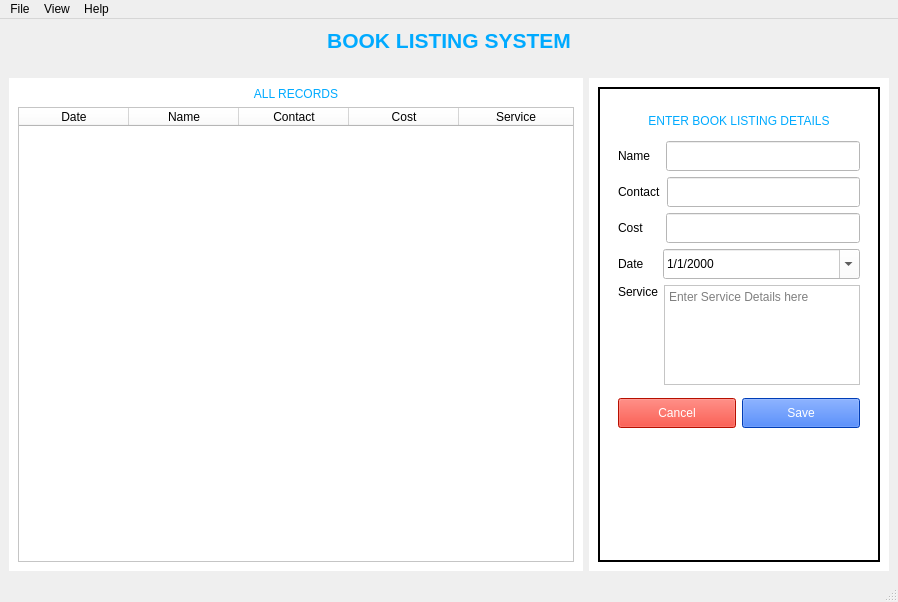
<?xml version="1.0" encoding="UTF-8"?>
<ui version="4.0">
 <class>MainWindow</class>
 <widget class="QMainWindow" name="MainWindow">
  <property name="windowModality">
   <enum>Qt::WindowModal</enum>
  </property>
  <property name="geometry">
   <rect>
    <x>0</x>
    <y>0</y>
    <width>898</width>
    <height>602</height>
   </rect>
  </property>
  <property name="sizePolicy">
   <sizepolicy hsizetype="Preferred" vsizetype="Preferred">
    <horstretch>0</horstretch>
    <verstretch>0</verstretch>
   </sizepolicy>
  </property>
  <property name="windowTitle">
   <string>NA</string>
  </property>
  <property name="windowIcon">
   <iconset>
    <normaloff>Logo.ico</normaloff>Logo.ico</iconset>
  </property>
  <property name="autoFillBackground">
   <bool>true</bool>
  </property>
  <widget class="QWidget" name="centralwidget">
   <property name="sizePolicy">
    <sizepolicy hsizetype="Maximum" vsizetype="Maximum">
     <horstretch>0</horstretch>
     <verstretch>0</verstretch>
    </sizepolicy>
   </property>
   <layout class="QGridLayout" name="gridLayout_6">
    <item row="1" column="2">
     <widget class="QDockWidget" name="dockWidget">
      <property name="maximumSize">
       <size>
        <width>300</width>
        <height>524287</height>
       </size>
      </property>
      <property name="autoFillBackground">
       <bool>false</bool>
      </property>
      <property name="styleSheet">
       <string notr="true">background-color: rgb(255, 255, 255);</string>
      </property>
      <property name="features">
       <set>QDockWidget::DockWidgetMovable</set>
      </property>
      <widget class="QWidget" name="dockWidgetContents_2">
       <layout class="QGridLayout" name="gridLayout_4">
        <item row="0" column="0">
         <widget class="QFrame" name="frame_2">
          <property name="styleSheet">
           <string notr="true">background-color: rgb(255, 255, 255);</string>
          </property>
          <property name="frameShape">
           <enum>QFrame::Box</enum>
          </property>
          <property name="frameShadow">
           <enum>QFrame::Plain</enum>
          </property>
          <property name="lineWidth">
           <number>2</number>
          </property>
          <layout class="QGridLayout" name="gridLayout">
           <item row="0" column="0">
            <widget class="QWidget" name="widget" native="true">
             <property name="autoFillBackground">
              <bool>false</bool>
             </property>
             <property name="styleSheet">
              <string notr="true">border-color: rgb(85, 0, 255);
gridline-color: rgb(85, 255, 255);</string>
             </property>
             <layout class="QGridLayout" name="gridLayout_3">
              <item row="0" column="0">
               <widget class="QLabel" name="label_2">
                <property name="sizePolicy">
                 <sizepolicy hsizetype="Preferred" vsizetype="Fixed">
                  <horstretch>0</horstretch>
                  <verstretch>0</verstretch>
                 </sizepolicy>
                </property>
                <property name="styleSheet">
                 <string notr="true">color: rgb(0, 170, 255);</string>
                </property>
                <property name="text">
                 <string>ENTER BOOK LISTING DETAILS</string>
                </property>
                <property name="alignment">
                 <set>Qt::AlignCenter</set>
                </property>
               </widget>
              </item>
              <item row="2" column="0">
               <layout class="QHBoxLayout" name="horizontalLayout">
                <item>
                 <widget class="QPushButton" name="cancelButton">
                  <property name="minimumSize">
                   <size>
                    <width>0</width>
                    <height>30</height>
                   </size>
                  </property>
                  <property name="mouseTracking">
                   <bool>true</bool>
                  </property>
                  <property name="toolTip">
                   <string>&lt;html&gt;&lt;head/&gt;&lt;body&gt;&lt;p&gt;&lt;br/&gt;&lt;/p&gt;&lt;/body&gt;&lt;/html&gt;</string>
                  </property>
                  <property name="whatsThis">
                   <string>&lt;html&gt;&lt;head/&gt;&lt;body&gt;&lt;p&gt;&lt;span style=&quot; font-size:12pt;&quot;&gt;bd=0&lt;/span&gt;&lt;/p&gt;&lt;/body&gt;&lt;/html&gt;</string>
                  </property>
                  <property name="styleSheet">
                   <string notr="true">background-color: rgb(255, 21, 0);
font: 9pt &quot;Arial Rounded MT Bold&quot;;
color: rgb(255, 255, 255);</string>
                  </property>
                  <property name="text">
                   <string>Cancel</string>
                  </property>
                 </widget>
                </item>
                <item>
                 <widget class="QPushButton" name="saveButton">
                  <property name="minimumSize">
                   <size>
                    <width>0</width>
                    <height>30</height>
                   </size>
                  </property>
                  <property name="mouseTracking">
                   <bool>true</bool>
                  </property>
                  <property name="toolTip">
                   <string>&lt;html&gt;&lt;head/&gt;&lt;body&gt;&lt;p&gt;&lt;br/&gt;&lt;/p&gt;&lt;/body&gt;&lt;/html&gt;</string>
                  </property>
                  <property name="whatsThis">
                   <string>&lt;html&gt;&lt;head/&gt;&lt;body&gt;&lt;p&gt;&lt;span style=&quot; font-size:12pt;&quot;&gt;bd=0&lt;/span&gt;&lt;/p&gt;&lt;/body&gt;&lt;/html&gt;</string>
                  </property>
                  <property name="styleSheet">
                   <string notr="true">background-color: rgb(0, 85, 255);
font: 9pt &quot;Arial Rounded MT Bold&quot;;
color: rgb(255, 255, 255);</string>
                  </property>
                  <property name="text">
                   <string>Save</string>
                  </property>
                 </widget>
                </item>
               </layout>
              </item>
              <item row="1" column="0">
               <layout class="QGridLayout" name="gridLayout_2">
                <item row="4" column="0">
                 <layout class="QHBoxLayout" name="serviceLayout">
                  <item>
                   <widget class="QLabel" name="service">
                    <property name="sizePolicy">
                     <sizepolicy hsizetype="Preferred" vsizetype="Preferred">
                      <horstretch>0</horstretch>
                      <verstretch>0</verstretch>
                     </sizepolicy>
                    </property>
                    <property name="styleSheet">
                     <string notr="true">font: 10pt &quot;Arial Rounded MT Bold&quot;;</string>
                    </property>
                    <property name="text">
                     <string>Service</string>
                    </property>
                    <property name="alignment">
                     <set>Qt::AlignHCenter|Qt::AlignTop</set>
                    </property>
                   </widget>
                  </item>
                  <item>
                   <widget class="QPlainTextEdit" name="serviceEdit">
                    <property name="sizePolicy">
                     <sizepolicy hsizetype="Preferred" vsizetype="Preferred">
                      <horstretch>0</horstretch>
                      <verstretch>0</verstretch>
                     </sizepolicy>
                    </property>
                    <property name="minimumSize">
                     <size>
                      <width>0</width>
                      <height>0</height>
                     </size>
                    </property>
                    <property name="maximumSize">
                     <size>
                      <width>16777215</width>
                      <height>100</height>
                     </size>
                    </property>
                    <property name="overwriteMode">
                     <bool>true</bool>
                    </property>
                    <property name="centerOnScroll">
                     <bool>true</bool>
                    </property>
                    <property name="placeholderText">
                     <string>Enter Service Details here</string>
                    </property>
                   </widget>
                  </item>
                 </layout>
                </item>
                <item row="2" column="0">
                 <layout class="QHBoxLayout" name="costLayout">
                  <item>
                   <widget class="QLabel" name="cost">
                    <property name="styleSheet">
                     <string notr="true">font: 10pt &quot;Arial Rounded MT Bold&quot;;</string>
                    </property>
                    <property name="text">
                     <string>Cost     </string>
                    </property>
                   </widget>
                  </item>
                  <item>
                   <widget class="QLineEdit" name="costEdit">
                    <property name="minimumSize">
                     <size>
                      <width>0</width>
                      <height>30</height>
                     </size>
                    </property>
                   </widget>
                  </item>
                 </layout>
                </item>
                <item row="0" column="0">
                 <layout class="QHBoxLayout" name="nameLayout">
                  <item>
                   <widget class="QLabel" name="name">
                    <property name="styleSheet">
                     <string notr="true">font: 10pt &quot;Arial Rounded MT Bold&quot;;</string>
                    </property>
                    <property name="text">
                     <string>Name   </string>
                    </property>
                   </widget>
                  </item>
                  <item>
                   <widget class="QLineEdit" name="nameEdit">
                    <property name="minimumSize">
                     <size>
                      <width>0</width>
                      <height>30</height>
                     </size>
                    </property>
                   </widget>
                  </item>
                 </layout>
                </item>
                <item row="1" column="0">
                 <layout class="QHBoxLayout" name="contactLayout">
                  <item>
                   <widget class="QLabel" name="contact">
                    <property name="styleSheet">
                     <string notr="true">font: 10pt &quot;Arial Rounded MT Bold&quot;;</string>
                    </property>
                    <property name="text">
                     <string>Contact</string>
                    </property>
                   </widget>
                  </item>
                  <item>
                   <widget class="QLineEdit" name="contactEdit">
                    <property name="minimumSize">
                     <size>
                      <width>0</width>
                      <height>30</height>
                     </size>
                    </property>
                   </widget>
                  </item>
                 </layout>
                </item>
                <item row="3" column="0">
                 <layout class="QHBoxLayout" name="dateLayout">
                  <item>
                   <widget class="QLabel" name="date">
                    <property name="styleSheet">
                     <string notr="true">font: 10pt &quot;Arial Rounded MT Bold&quot;;</string>
                    </property>
                    <property name="text">
                     <string>Date    </string>
                    </property>
                   </widget>
                  </item>
                  <item>
                   <widget class="QDateEdit" name="dateEdit">
                    <property name="sizePolicy">
                     <sizepolicy hsizetype="Expanding" vsizetype="Fixed">
                      <horstretch>0</horstretch>
                      <verstretch>0</verstretch>
                     </sizepolicy>
                    </property>
                    <property name="minimumSize">
                     <size>
                      <width>0</width>
                      <height>30</height>
                     </size>
                    </property>
                    <property name="currentSection">
                     <enum>QDateTimeEdit::DaySection</enum>
                    </property>
                    <property name="displayFormat">
                     <string notr="true">d/M/yyyy</string>
                    </property>
                    <property name="calendarPopup">
                     <bool>true</bool>
                    </property>
                    <property name="currentSectionIndex">
                     <number>0</number>
                    </property>
                   </widget>
                  </item>
                 </layout>
                </item>
               </layout>
              </item>
             </layout>
            </widget>
           </item>
           <item row="1" column="0">
            <widget class="QWidget" name="widget_2" native="true">
             <property name="minimumSize">
              <size>
               <width>0</width>
               <height>0</height>
              </size>
             </property>
             <property name="maximumSize">
              <size>
               <width>16777215</width>
               <height>100</height>
              </size>
             </property>
             <property name="styleSheet">
              <string notr="true"/>
             </property>
             <layout class="QGridLayout" name="gridLayout_7">
              <item row="0" column="0">
               <widget class="QLabel" name="label">
                <property name="font">
                 <font>
                  <pointsize>12</pointsize>
                  <italic>true</italic>
                 </font>
                </property>
                <property name="styleSheet">
                 <string notr="true">color: rgb(255, 255, 255);</string>
                </property>
                <property name="text">
                 <string/>
                </property>
                <property name="alignment">
                 <set>Qt::AlignCenter</set>
                </property>
               </widget>
              </item>
             </layout>
            </widget>
           </item>
          </layout>
         </widget>
        </item>
       </layout>
      </widget>
     </widget>
    </item>
    <item row="0" column="0" colspan="3">
     <widget class="QLabel" name="label_3">
      <property name="font">
       <font>
        <pointsize>16</pointsize>
        <bold>true</bold>
       </font>
      </property>
      <property name="styleSheet">
       <string notr="true">color: rgb(0, 170, 255);</string>
      </property>
      <property name="frameShape">
       <enum>QFrame::NoFrame</enum>
      </property>
      <property name="frameShadow">
       <enum>QFrame::Plain</enum>
      </property>
      <property name="lineWidth">
       <number>0</number>
      </property>
      <property name="text">
       <string>BOOK LISTING SYSTEM</string>
      </property>
      <property name="scaledContents">
       <bool>true</bool>
      </property>
      <property name="alignment">
       <set>Qt::AlignCenter</set>
      </property>
     </widget>
    </item>
    <item row="1" column="0" colspan="2">
     <widget class="QDockWidget" name="dockWidget_2">
      <property name="autoFillBackground">
       <bool>false</bool>
      </property>
      <property name="styleSheet">
       <string notr="true">background-color: rgb(255, 255, 255);</string>
      </property>
      <property name="features">
       <set>QDockWidget::DockWidgetMovable</set>
      </property>
      <widget class="QWidget" name="dockWidgetContents_3">
       <layout class="QGridLayout" name="gridLayout_5">
        <item row="1" column="0">
         <widget class="QTableWidget" name="tableWidget">
          <property name="sizePolicy">
           <sizepolicy hsizetype="Preferred" vsizetype="Expanding">
            <horstretch>0</horstretch>
            <verstretch>0</verstretch>
           </sizepolicy>
          </property>
          <attribute name="horizontalHeaderCascadingSectionResizes">
           <bool>true</bool>
          </attribute>
          <attribute name="horizontalHeaderDefaultSectionSize">
           <number>110</number>
          </attribute>
          <attribute name="horizontalHeaderShowSortIndicator" stdset="0">
           <bool>true</bool>
          </attribute>
          <attribute name="horizontalHeaderStretchLastSection">
           <bool>true</bool>
          </attribute>
          <column>
           <property name="text">
            <string>Date</string>
           </property>
          </column>
          <column>
           <property name="text">
            <string>Name</string>
           </property>
          </column>
          <column>
           <property name="text">
            <string>Contact</string>
           </property>
          </column>
          <column>
           <property name="text">
            <string>Cost</string>
           </property>
          </column>
          <column>
           <property name="text">
            <string>Service</string>
           </property>
          </column>
         </widget>
        </item>
        <item row="0" column="0">
         <widget class="QLabel" name="label_4">
          <property name="styleSheet">
           <string notr="true">color: rgb(0, 170, 255);</string>
          </property>
          <property name="text">
           <string>ALL RECORDS</string>
          </property>
          <property name="alignment">
           <set>Qt::AlignCenter</set>
          </property>
         </widget>
        </item>
       </layout>
      </widget>
     </widget>
    </item>
   </layout>
  </widget>
  <widget class="QMenuBar" name="menubar">
   <property name="geometry">
    <rect>
     <x>0</x>
     <y>0</y>
     <width>898</width>
     <height>22</height>
    </rect>
   </property>
   <widget class="QMenu" name="menuFile">
    <property name="title">
     <string>File</string>
    </property>
    <addaction name="printAction"/>
    <addaction name="actionShare"/>
    <addaction name="exportAction"/>
    <addaction name="separator"/>
    <addaction name="exitAction"/>
   </widget>
   <widget class="QMenu" name="menuView">
    <property name="title">
     <string>View</string>
    </property>
    <addaction name="actionView_All"/>
    <addaction name="actionOptions"/>
   </widget>
   <widget class="QMenu" name="menuHelp">
    <property name="title">
     <string>Help</string>
    </property>
    <addaction name="actionHelp"/>
    <addaction name="actionAbout"/>
   </widget>
   <addaction name="menuFile"/>
   <addaction name="menuView"/>
   <addaction name="menuHelp"/>
  </widget>
  <widget class="QStatusBar" name="statusBar"/>
  <action name="exportAction">
   <property name="icon">
    <iconset>
     <normaloff>ico/export-icon.png</normaloff>ico/export-icon.png</iconset>
   </property>
   <property name="text">
    <string>Export Data</string>
   </property>
  </action>
  <action name="exitAction">
   <property name="icon">
    <iconset>
     <normaloff>ico/delete-icon.png</normaloff>ico/delete-icon.png</iconset>
   </property>
   <property name="text">
    <string>Exit App</string>
   </property>
   <property name="shortcut">
    <string>Ctrl+F4</string>
   </property>
  </action>
  <action name="actionView_All">
   <property name="icon">
    <iconset>
     <normaloff>ico/Document-Checklist-icon.png</normaloff>ico/Document-Checklist-icon.png</iconset>
   </property>
   <property name="text">
    <string>View All</string>
   </property>
  </action>
  <action name="printAction">
   <property name="icon">
    <iconset>
     <normaloff>ico/Printer-icon.png</normaloff>ico/Printer-icon.png</iconset>
   </property>
   <property name="text">
    <string>Print...</string>
   </property>
   <property name="shortcut">
    <string>Ctrl+P</string>
   </property>
  </action>
  <action name="actionShare">
   <property name="text">
    <string>Share</string>
   </property>
  </action>
  <action name="actionOptions">
   <property name="text">
    <string>Options</string>
   </property>
  </action>
  <action name="actionHelp">
   <property name="icon">
    <iconset>
     <normaloff>ico/question_balloon.png</normaloff>ico/question_balloon.png</iconset>
   </property>
   <property name="text">
    <string>Help</string>
   </property>
  </action>
  <action name="actionAbout">
   <property name="text">
    <string>About</string>
   </property>
  </action>
 </widget>
 <resources/>
 <connections/>
</ui>
